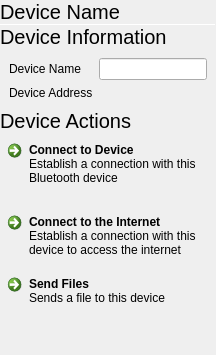
      <widget class="QWidget" name="page_3">
       <layout class="QVBoxLayout" name="verticalLayout_4" stretch="0,0,0,0,0,0,0,0,0,0">
        <property name="spacing">
         <number>0</number>
        </property>
        <property name="leftMargin">
         <number>0</number>
        </property>
        <property name="topMargin">
         <number>0</number>
        </property>
        <property name="rightMargin">
         <number>0</number>
        </property>
        <property name="bottomMargin">
         <number>0</number>
        </property>
        <item>
         <layout class="QHBoxLayout" name="horizontalLayout_5">
          <item>
           <widget class="QLabel" name="btDeviceName">
            <property name="sizePolicy">
             <sizepolicy hsizetype="Expanding" vsizetype="Preferred">
              <horstretch>0</horstretch>
              <verstretch>0</verstretch>
             </sizepolicy>
            </property>
            <property name="font">
             <font>
              <pointsize>15</pointsize>
             </font>
            </property>
            <property name="text">
             <string>Device Name</string>
            </property>
            <property name="margin">
             <number>9</number>
            </property>
           </widget>
          </item>
          <item>
           <widget class="QPushButton" name="unpairDeviceButton">
            <property name="sizePolicy">
             <sizepolicy hsizetype="Preferred" vsizetype="Preferred">
              <horstretch>0</horstretch>
              <verstretch>0</verstretch>
             </sizepolicy>
            </property>
            <property name="toolTip">
             <string>Unpair Device</string>
            </property>
            <property name="text">
             <string/>
            </property>
            <property name="icon">
             <iconset theme="remove-link">
              <normaloff>.</normaloff>.</iconset>
            </property>
            <property name="flat">
             <bool>true</bool>
            </property>
           </widget>
          </item>
         </layout>
        </item>
        <item>
         <widget class="Line" name="line_4">
          <property name="maximumSize">
           <size>
            <width>16777215</width>
            <height>1</height>
           </size>
          </property>
          <property name="orientation">
           <enum>Qt::Horizontal</enum>
          </property>
         </widget>
        </item>
        <item>
         <widget class="QLabel" name="label_12">
          <property name="font">
           <font>
            <pointsize>15</pointsize>
           </font>
          </property>
          <property name="text">
           <string>Device Information</string>
          </property>
          <property name="margin">
           <number>9</number>
          </property>
         </widget>
        </item>
        <item>
         <layout class="QGridLayout" name="gridLayout_4">
          <property name="leftMargin">
           <number>9</number>
          </property>
          <property name="topMargin">
           <number>9</number>
          </property>
          <property name="rightMargin">
           <number>9</number>
          </property>
          <property name="bottomMargin">
           <number>9</number>
          </property>
          <property name="spacing">
           <number>6</number>
          </property>
          <item row="0" column="1">
           <widget class="QLineEdit" name="deviceNameEdit"/>
          </item>
          <item row="0" column="0">
           <widget class="QLabel" name="label_14">
            <property name="text">
             <string>Device Name</string>
            </property>
           </widget>
          </item>
          <item row="1" column="0">
           <widget class="QLabel" name="label_15">
            <property name="text">
             <string>Device Address</string>
            </property>
           </widget>
          </item>
          <item row="1" column="1">
           <widget class="QLabel" name="deviceAddress">
            <property name="text">
             <string notr="true"/>
            </property>
           </widget>
          </item>
         </layout>
        </item>
        <item>
         <widget class="QLabel" name="label_16">
          <property name="font">
           <font>
            <pointsize>15</pointsize>
           </font>
          </property>
          <property name="text">
           <string>Device Actions</string>
          </property>
          <property name="margin">
           <number>9</number>
          </property>
         </widget>
        </item>
        <item>
         <widget class="QCommandLinkButton" name="connectButton">
          <property name="text">
           <string>Connect to Device</string>
          </property>
          <property name="description">
           <string>Establish a connection with this Bluetooth device</string>
          </property>
         </widget>
        </item>
        <item>
         <spacer name="verticalSpacer_14">
          <property name="orientation">
           <enum>Qt::Vertical</enum>
          </property>
          <property name="sizeType">
           <enum>QSizePolicy::Fixed</enum>
          </property>
          <property name="sizeHint" stdset="0">
           <size>
            <width>20</width>
            <height>10</height>
           </size>
          </property>
         </spacer>
        </item>
        <item>
         <widget class="QCommandLinkButton" name="connectPANButton">
          <property name="text">
           <string>Connect to the Internet</string>
          </property>
          <property name="description">
           <string>Establish a connection with this device to access the internet</string>
          </property>
         </widget>
        </item>
        <item>
         <widget class="QCommandLinkButton" name="sendFilesButton">
          <property name="text">
           <string>Send Files</string>
          </property>
          <property name="description">
           <string>Sends a file to this device</string>
          </property>
         </widget>
        </item>
        <item>
         <spacer name="verticalSpacer_3">
          <property name="orientation">
           <enum>Qt::Vertical</enum>
          </property>
          <property name="sizeHint" stdset="0">
           <size>
            <width>20</width>
            <height>40</height>
           </size>
          </property>
         </spacer>
        </item>
       </layout>
      </widget>
